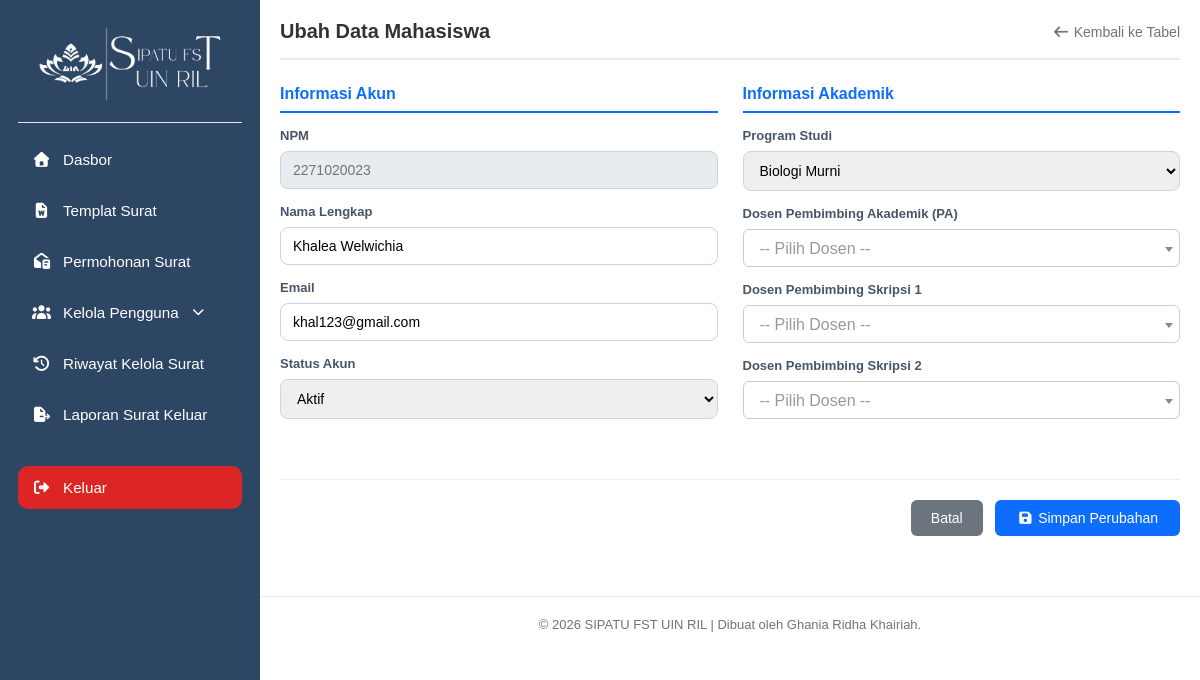
/adm_edit_mhs.php?npm=2271020023 (signed in), run on the app's committed database.
### tables this page shows
CREATE TABLE `mahasiswa` (
  `id_mhs` int(11) NOT NULL,
  `npm` varchar(15) NOT NULL,
  `nama_mhs` varchar(100) NOT NULL,
  `password` varchar(255) NOT NULL,
  `email` varchar(100) NOT NULL,
  `id_prodi` int(11) DEFAULT NULL,
  `status` tinyint(1) DEFAULT 0,
  `id_pa` int(11) DEFAULT NULL,
  `id_pb1` int(11) DEFAULT NULL,
  `id_pb2` int(11) DEFAULT NULL
);

CREATE TABLE `prodi` (
  `id_prodi` int(11) NOT NULL,
  `nama_prodi` varchar(100) NOT NULL
);

### adm_edit_mhs.php (the view, shortened to what this page needs)
<?php
include "koneksi.php";
$npm = mysqli_real_escape_string($koneksi, $_GET['npm']);
$query_mhs = mysqli_query($koneksi, "SELECT * FROM mahasiswa WHERE npm = '$npm'");
$data = mysqli_fetch_assoc($query_mhs);
$prodi_result = mysqli_query($koneksi, "SELECT * FROM prodi ORDER BY nama_prodi ASC");
?>
<!DOCTYPE html>
<html lang="en">
<head>
    <link rel="stylesheet" href="adm.css">
    <link rel="stylesheet" href="https://cdnjs.cloudflare.com/ajax/libs/font-awesome/7.0.1/css/all.min.css">
    <link href="https://cdn.jsdelivr.net/npm/select2@4.1.0-rc.0/dist/css/select2.min.css" rel="stylesheet" />
</head>
<body>
    <?php include "adm_sidebar.php"; ?>
    <div class="edit-container">
        <div class="edit-card-header">
            <h2 class="edit-card-title">Ubah Data Mahasiswa</h2>
            <a href="adm_kelola_mhs.php" class="btn-back-link aksi-batal">
                <i class="fa-solid fa-arrow-left"></i> Kembali ke Tabel
            </a>
        </div>
        <form method="POST" action="" id="form-edit-mhs">
            <div class="form-grid">
                <div>
                    <div class="form-section-title">Informasi Akun</div>
                    <div class="form-group">
                        <label>NPM</label>
                        <input type="text" class="form-control readonly-input" value="<?= $data['npm']; ?>" readonly>
                    </div>
                    <div class="form-group">
                        <label>Nama Lengkap</label>
                        <input type="text" name="nama_mhs" class="form-control" value="<?= htmlspecialchars($data['nama_mhs']); ?>" required>
                    </div>
                    <div class="form-group">
                        <label>Email</label>
                        <input type="email" name="email" class="form-control" value="<?= htmlspecialchars($data['email']); ?>" required>
                    </div>
                    <div class="form-group">
                        <label>Status Akun</label>
                        <select name="status" class="form-control" required>
                            <option value="1" <?= ($data['status'] == 1) ? 'selected' : ''; ?>>Aktif</option>
                        </select>
                    </div>
                </div>
                <div>
                    <div class="form-section-title">Informasi Akademik</div>
                    <div class="form-group">
                        <label>Program Studi</label>
                        <select name="id_prodi" class="form-control" required>
                            <?php while ($p = mysqli_fetch_assoc($prodi_result)): ?>
                                <option value="<?= $p['id_prodi']; ?>" <?= ($data['id_prodi'] == $p['id_prodi']) ? 'selected' : ''; ?>>
                                    <?= htmlspecialchars($p['nama_prodi']); ?>
                                </option>
                            <?php endwhile; ?>
                        </select>
                    </div>
                    <div class="form-group">
                        <label>Dosen Pembimbing Akademik (PA)</label>
                    </div>
                    <div class="form-group">
                        <label>Dosen Pembimbing Skripsi 1</label>
                    </div>
                    <div class="form-group">
                        <label>Dosen Pembimbing Skripsi 2</label>
                    </div>
                </div>
                <div class="form-actions">
                    <a href="adm_kelola_mhs.php" class="btn-cancel aksi-batal">Batal</a>
                    <button type="submit" class="btn-save form-edit-mhs"><i class="fa-solid fa-floppy-disk"></i> Simpan Perubahan</button>
                </div>
            </div>
        </form>
    </div>
    <?php include "adm_footer.php"; ?>
</body>
</html>

### adm.css (style rules this page uses)
* { margin: 0; padding: 0; box-sizing: border-box; }
body { font-family: "Montserrat", sans-serif; min-height: 100vh; }
.edit-container { margin-left: 260px; padding: 20px; box-sizing: border-box; width: calc(100% - 260px); }
.edit-card-header { display: flex; justify-content: space-between; align-items: center; margin-bottom: 25px; border-bottom: 2px solid #e9ecef; padding-bottom: 15px; }
.edit-card-title { margin: 0; font-size: 20px; color: #333; font-weight: 600; }
.btn-back-link { color: #6c757d; text-decoration: none; font-size: 14px; font-weight: 500; transition: color 0.3s ease-in-out; }
.form-grid { display: grid; grid-template-columns: 1fr 1fr; gap: 25px; margin-top: 20px; }
.form-section-title { font-size: 16px; font-weight: 600; color: #0d6efd; border-bottom: 2px solid #0d6efd; padding-bottom: 8px; margin-bottom: 15px; grid-column: span 1; }
.form-group { margin-bottom: 15px; display: flex; flex-direction: column; }
.form-group label { font-size: 13px; font-weight: 600; color: #444; margin-bottom: 6px; }
.form-control { padding: 10px 12px; border: 1px solid #ccc; border-radius: 6px; font-size: 14px; }
.readonly-input { background-color: #e9ecef; color: #6c757d; cursor: not-allowed; }
.form-actions { grid-column: span 2; display: flex; justify-content: flex-end; gap: 12px; margin-top: 20px; border-top: 1px solid #eee; padding-top: 20px; }
.btn-cancel { padding: 10px 20px; background: #6c757d; color: white; text-decoration: none; border-radius: 6px; font-size: 14px; transition: all 0.3s ease-in-out; }
.btn-save { padding: 10px 22px; background: #0d6efd; color: white; border: none; border-radius: 6px; font-size: 14px; cursor: pointer; transition: all 0.3s ease-in-out; }
.form-group { margin-bottom: 15px; }
.form-group label { display: block; margin-bottom: 8px; font-size: 13px; font-weight: 600; color: #475569; }
.form-control { width: 100%; padding: 10px 12px; border: 1px solid #cbd5e1; border-radius: 8px; font-size: 14px; box-sizing: border-box; }

### data on the page
mahasiswa: npm "2271020023", nama_mhs "Khalea Welwichia", email "khal123@gmail.com", id_prodi "Biologi Murni"
